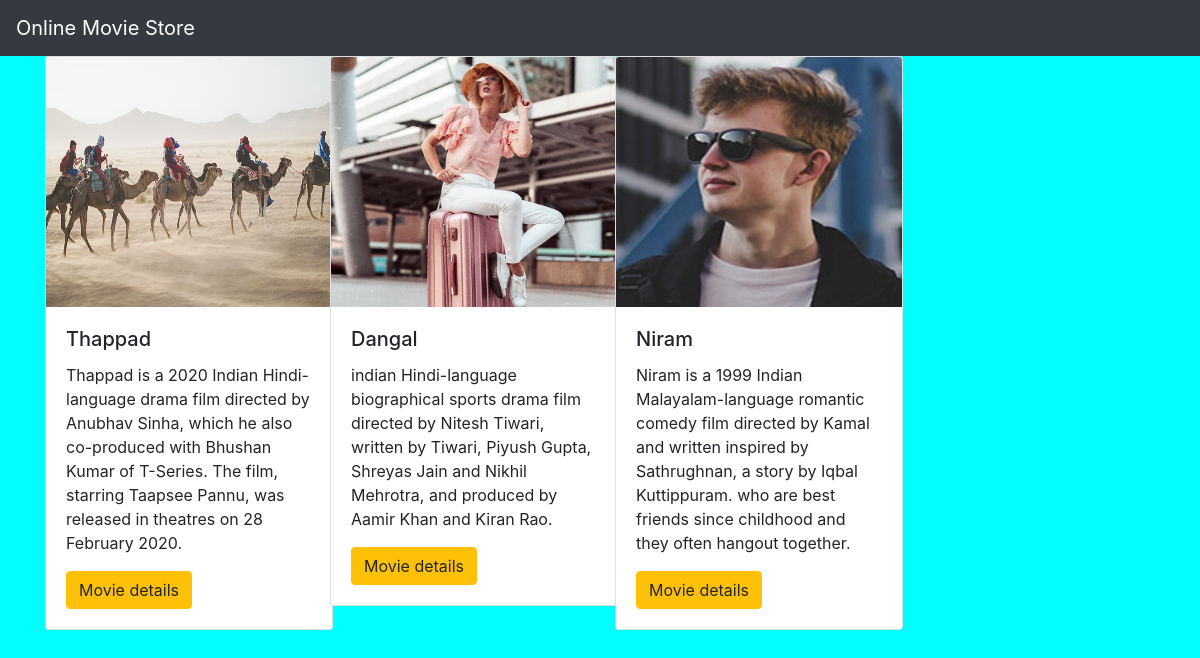
The page / on the database its author committed.
### movieapp/models.py (models this page shows, shortened)
class Movie(models.Model):
    name=models.CharField(max_length=250)
    desc=models.TextField()
    year=models.IntegerField()
    img=models.ImageField(upload_to='gallery')

### movieapp/views.py (the view)
# urls.py: path('',views.index,name='index'),
def index(request):
    movie = Movie.objects.all()
    context = {
          'movie_list':movie
      }
    return render(request,'index.html',context)

### templates/index.html
{% extends 'base.html' %}
{% block body %}
<div class="container">
    <div class="row">
        {% for i in movie_list %}
        <div class="col-md-3">
            <div class="card" style="width: 18rem;">
  <img class="card-img-top" src="{{i.img.url}}" alt="" height="250px";>
  <div class="card-body">
    <h5 class="card-title">{{i.name}}</h5>
    <p class="card-text">{{i.desc}}</p>
    <a href="{% url 'movieapp:detail' i.id %}" class="btn btn-warning">Movie details</a>
  </div>
</div>
        </div>
        {% endfor %}
    </div>
</div>
{% endblock %}

### templates/base.html (shortened to what this page needs)
{% load static %}
<!DOCTYPE html>
<html lang="en">
<head>
    <link rel="stylesheet" href="https://cdn.jsdelivr.net/npm/bootstrap@4.0.0/dist/css/bootstrap.min.css">
    <link rel="stylesheet" href="{% static 'style.css'%}">
</head>
<body>
<nav class="navbar navbar-dark bg-dark">
  <a class="navbar-brand" href="#">
    Online Movie Store
  </a>
</nav>
{% block body %}
{% endblock %}
</body>
</html>

### static/style.css (style rules this page uses)
body { background-color:aqua; }

### rows shown on the page
Movie: img (picture), name "Thappad", desc "Thappad is a 2020 Indian Hindi-language drama film directed by Anubhav Sinha, which he also co-produced with Bhushan Kumar of T-Series. The film, starring Taapsee Pannu, was released in theatres on 28 February 2020."
Movie: img (picture), name "Dangal", desc "indian Hindi-language biographical sports drama film directed by Nitesh Tiwari, written by Tiwari, Piyush Gupta, Shreyas Jain and Nikhil Mehrotra, and produced by Aamir Khan and Kiran Rao."
Movie: img (picture), name "Niram", desc "Niram is a 1999 Indian Malayalam-language romantic comedy film directed by Kamal and written inspired by Sathrughnan, a story by Iqbal Kuttippuram. who are best friends since childhood and they often hangout together."
